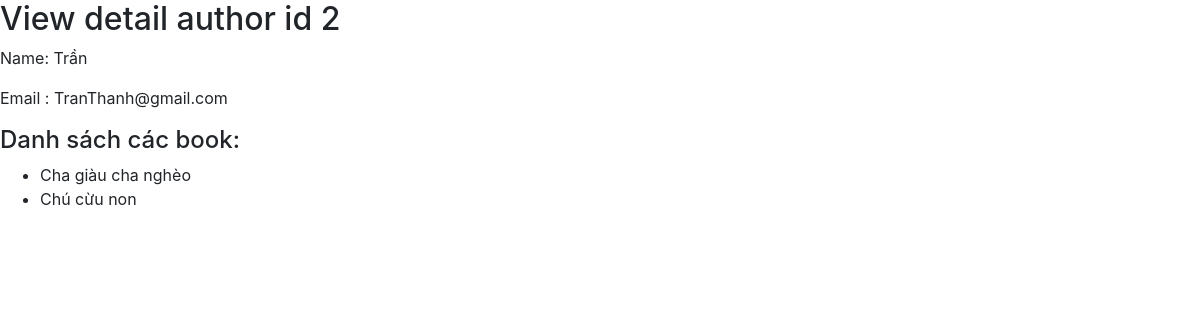
/author/2 (signed in), run on the app's committed database.
### myapp/models.py (models this page shows, shortened)
class Author(models.Model):
    first_name = models.CharField(max_length=30)
    last_name = models.CharField(max_length=30)
    email = models.EmailField()
    class Meta:
        db_table='Author'

class Book(models.Model):
    title = models.CharField(max_length=100)
    pub_date = models.DateField()
    author = models.ForeignKey(Author, on_delete=models.CASCADE)
    class Meta:
        db_table="Book"

### myapp/views.py (the view)
# urls.py: url(r"^author/(?P<author_id>[0-9]+)$",views.view_detail_author, name="view_detail_author" ),
@login_required(login_url="/login")
def view_detail_author(request, author_id):
    author_data = Author.objects.get(id=author_id)
    return render(
        request=request,
        template_name= 'author/detail.html',
        context={
            'author': author_data
        }
    )

### myapp/templates/author/detail.html (shortened to what this page needs)
<!DOCTYPE html>
<html lang="en">
<head>
    <link rel="stylesheet" href="https://cdn.jsdelivr.net/npm/bootstrap@4.6.0/dist/css/bootstrap.min.css">
</head>
<body>
    <h2>View detail author id {{ author.id }}</h2>
    <p>Name: {{ author.firt_name }} {{ author.last_name }}</p>
    <p>Email : {{ author.email }}</p>
    <h4>Danh sách các book:</h4>
    <ul>
        {% for book in author.book_set.all %}
           <li>{{ book.title }}</li>
        {% endfor %}
    </ul>
</body>
</html>

### data on the page
Author: id "2", last_name "Trần", email "TranThanh@gmail.com"
Book: title "Cha giàu cha nghèo"
Book: title "Chú cừu non"
